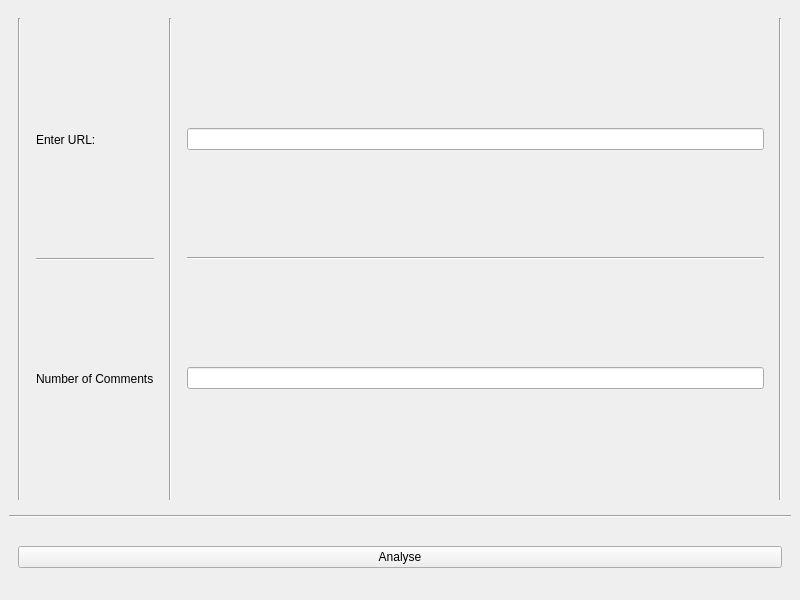
<?xml version="1.0" encoding="UTF-8"?>
<ui version="4.0">
 <class>MainWindow</class>
 <widget class="QMainWindow" name="MainWindow">
  <property name="geometry">
   <rect>
    <x>0</x>
    <y>0</y>
    <width>800</width>
    <height>600</height>
   </rect>
  </property>
  <property name="windowTitle">
   <string>MainWindow</string>
  </property>
  <widget class="QWidget" name="centralwidget">
   <layout class="QVBoxLayout" name="verticalLayout">
    <item>
     <widget class="QWidget" name="widget" native="true">
      <property name="minimumSize">
       <size>
        <width>0</width>
        <height>500</height>
       </size>
      </property>
      <layout class="QHBoxLayout" name="horizontalLayout">
       <item>
        <widget class="Line" name="line">
         <property name="orientation">
          <enum>Qt::Vertical</enum>
         </property>
        </widget>
       </item>
       <item>
        <widget class="QWidget" name="widget_3" native="true">
         <layout class="QVBoxLayout" name="verticalLayout_2">
          <item>
           <widget class="QLabel" name="label">
            <property name="styleSheet">
             <string notr="true">font: 16pt &quot;Arial&quot;;
</string>
            </property>
            <property name="text">
             <string>Enter URL:</string>
            </property>
           </widget>
          </item>
          <item>
           <widget class="Line" name="line_4">
            <property name="orientation">
             <enum>Qt::Horizontal</enum>
            </property>
           </widget>
          </item>
          <item>
           <widget class="QLabel" name="label_2">
            <property name="styleSheet">
             <string notr="true">font: 16pt &quot;Arial&quot;;</string>
            </property>
            <property name="text">
             <string>Number of Comments</string>
            </property>
           </widget>
          </item>
         </layout>
        </widget>
       </item>
       <item>
        <widget class="Line" name="line_2">
         <property name="orientation">
          <enum>Qt::Vertical</enum>
         </property>
        </widget>
       </item>
       <item>
        <widget class="QWidget" name="widget_4" native="true">
         <layout class="QVBoxLayout" name="verticalLayout_3">
          <item>
           <widget class="QLineEdit" name="redditUrlEntry"/>
          </item>
          <item>
           <widget class="Line" name="line_5">
            <property name="orientation">
             <enum>Qt::Horizontal</enum>
            </property>
           </widget>
          </item>
          <item>
           <widget class="QLineEdit" name="redditCommentsEntry"/>
          </item>
         </layout>
        </widget>
       </item>
       <item>
        <widget class="Line" name="line_3">
         <property name="orientation">
          <enum>Qt::Vertical</enum>
         </property>
        </widget>
       </item>
      </layout>
     </widget>
    </item>
    <item>
     <widget class="Line" name="line_6">
      <property name="orientation">
       <enum>Qt::Horizontal</enum>
      </property>
     </widget>
    </item>
    <item>
     <widget class="QWidget" name="widget_2" native="true">
      <layout class="QVBoxLayout" name="verticalLayout_4">
       <item>
        <widget class="QPushButton" name="redditAnalyseButton">
         <property name="text">
          <string>Analyse</string>
         </property>
        </widget>
       </item>
      </layout>
     </widget>
    </item>
   </layout>
  </widget>
 </widget>
 <resources/>
 <connections/>
</ui>
